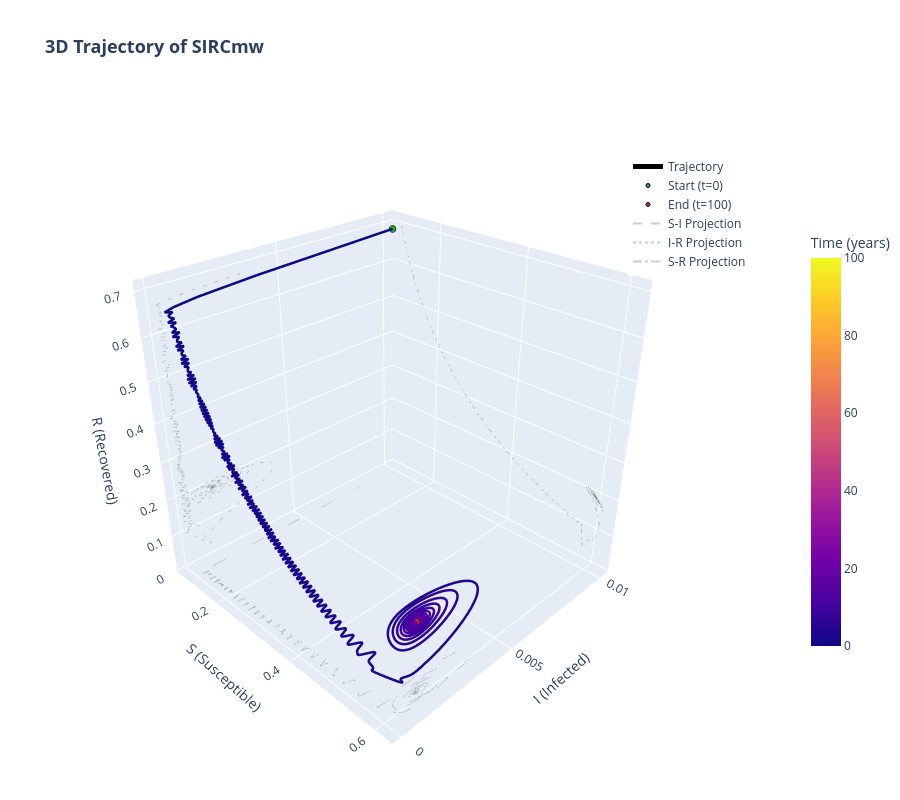

This figure's notebook cell:
### Markdown cell above
Interactive 3D Trajectory

### Code cell
# set limits based on data plus padding
pad = 0.05
S_min, S_max = S_3d.min(), S_3d.max()
I_min, I_max = I_3d.min(), I_3d.max()
R_min, R_max = R_3d.min(), R_3d.max()

xlim = [S_min - pad*(S_max-S_min), S_max + pad*(S_max-S_min)]
ylim = [I_min - pad*(I_max-I_min), I_max + pad*(I_max-I_min)]
zlim = [R_min - pad*(R_max-R_min), R_max + pad*(R_max-R_min)]

# 3D trajectory
trace_3d = go.Scatter3d(
    x=S_3d,
    y=I_3d,
    z=R_3d,
    mode='lines',
    line=dict(
        color=t_eval,
        colorscale='Plasma',
        width=5,
        colorbar=dict(title='Time (years)', len=0.6)
    ),
    name='Trajectory',
    hovertemplate='S: %{x:.4f}<br>I: %{y:.4f}<br>R: %{z:.4f}<br>Time in yrs<extra></extra>',
    text=t_eval
)

# start and end points
start_marker = go.Scatter3d(
    x=[S_3d[0]], y=[I_3d[0]], z=[R_3d[0]],
    mode='markers',
    marker=dict(size=4, color='#2ca02c', line=dict(color='black', width=1)),
    name='Start (t=0)'
)
end_marker = go.Scatter3d(
    x=[S_3d[-1]], y=[I_3d[-1]], z=[R_3d[-1]],
    mode='markers',
    marker=dict(size=4, color='#d62728', line=dict(color='black', width=1)),
    name='End (t=100)'
)

# projections 
si_proj = go.Scatter3d(
    x=S_3d, y=I_3d, z=np.ones_like(R_3d)*zlim[0],
    mode='lines', line=dict(color='gray', width=2, dash='dash'),
    name='S-I Projection', opacity=0.4, hoverinfo='skip'
)
ir_proj = go.Scatter3d(
    x=np.ones_like(S_3d)*xlim[0], y=I_3d, z=R_3d,
    mode='lines', line=dict(color='gray', width=2, dash='dot'),
    name='I-R Projection', opacity=0.4, hoverinfo='skip'
)
sr_proj = go.Scatter3d(
    x=S_3d, y=np.ones_like(I_3d)*ylim[1], z=R_3d,
    mode='lines', line=dict(color='gray', width=2, dash='dashdot'),
    name='S-R Projection', opacity=0.4, hoverinfo='skip'
)

# layout setup
layout = go.Layout(
    title=dict(text=' 3D Trajectory of SIRCmw', font=dict(size=18, weight='bold'), y=0.95),
    scene=dict(
        xaxis=dict(title='S (Susceptible)', range=xlim),
        yaxis=dict(title='I (Infected)', range=ylim),
        zaxis=dict(title='R (Recovered)', range=zlim),
        camera=dict(eye=dict(x=1.6, y=-1.6, z=1.3))
    ),
    width=900,
    height=800,
    margin=dict(l=0, r=0, b=0, t=80),
    legend=dict(x=0.8, y=0.9)
)

fig = go.Figure(data=[trace_3d, start_marker, end_marker, si_proj, ir_proj, sr_proj], layout=layout)
fig.show()

### Figure 1 — Plotly figure (JSON) as saved in the notebook; plotly's stock layout.template omitted (floating-point values rounded to 4 significant figures; data arrays with more than 128 entries replaced by an {"elided": "..."} marker saying what was removed)
{"data": [{"hovertemplate": "S: %{x:.4f}<br>I: %{y:.4f}<br>R: %{z:.4f}<br>Time in yrs<extra></extra>", "line": {"color": {"elided": "10000 float values"}, "colorbar": {"len": 0.6, "title": {"text": "Time (years)"}}, "colorscale": [[0, "#0d0887"], [0.1111, "#46039f"], [0.2222, "#7201a8"], [0.3333, "#9c179e"], [0.4444, "#bd3786"], [0.5556, "#d8576b"], [0.6667, "#ed7953"], [0.7778, "#fb9f3a"], [0.8889, "#fdca26"], [1, "#f0f921"]], "width": 5}, "mode": "lines", "name": "Trajectory", "text": {"elided": "10000 float values"}, "type": "scatter3d", "x": {"elided": "10000 float values"}, "y": {"elided": "10000 float values"}, "z": {"elided": "10000 float values"}}, {"marker": {"color": "#2ca02c", "line": {"color": "black", "width": 1}, "size": 4}, "mode": "markers", "name": "Start (t=0)", "type": "scatter3d", "x": [0.1], "y": [0.01], "z": [0.69]}, {"marker": {"color": "#d62728", "line": {"color": "black", "width": 1}, "size": 4}, "mode": "markers", "name": "End (t=100)", "type": "scatter3d", "x": [0.5906], "y": [0.001484], "z": [0.1819]}, {"hoverinfo": "skip", "line": {"color": "gray", "dash": "dash", "width": 2}, "mode": "lines", "name": "S-I Projection", "opacity": 0.4, "type": "scatter3d", "x": {"elided": "10000 float values"}, "y": {"elided": "10000 float values"}, "z": {"elided": "10000 float values"}}, {"hoverinfo": "skip", "line": {"color": "gray", "dash": "dot", "width": 2}, "mode": "lines", "name": "I-R Projection", "opacity": 0.4, "type": "scatter3d", "x": {"elided": "10000 float values"}, "y": {"elided": "10000 float values"}, "z": {"elided": "10000 float values"}}, {"hoverinfo": "skip", "line": {"color": "gray", "dash": "dashdot", "width": 2}, "mode": "lines", "name": "S-R Projection", "opacity": 0.4, "type": "scatter3d", "x": {"elided": "10000 float values"}, "y": {"elided": "10000 float values"}, "z": {"elided": "10000 float values"}}], "layout": {"height": 800, "legend": {"x": 0.8, "y": 0.9}, "margin": {"b": 0, "l": 0, "r": 0, "t": 80}, "scene": {"camera": {"eye": {"x": 1.6, "y": -1.6, "z": 1.3}}, "xaxis": {"range": [0.07447, 0.636], "title": {"text": "S (Susceptible)"}}, "yaxis": {"range": [-0.000354, 0.01049], "title": {"text": "I (Infected)"}}, "zaxis": {"range": [-0.004296, 0.7231], "title": {"text": "R (Recovered)"}}}, "title": {"font": {"size": 18, "weight": "bold"}, "text": " 3D Trajectory of SIRCmw", "y": 0.95}, "width": 900}}
